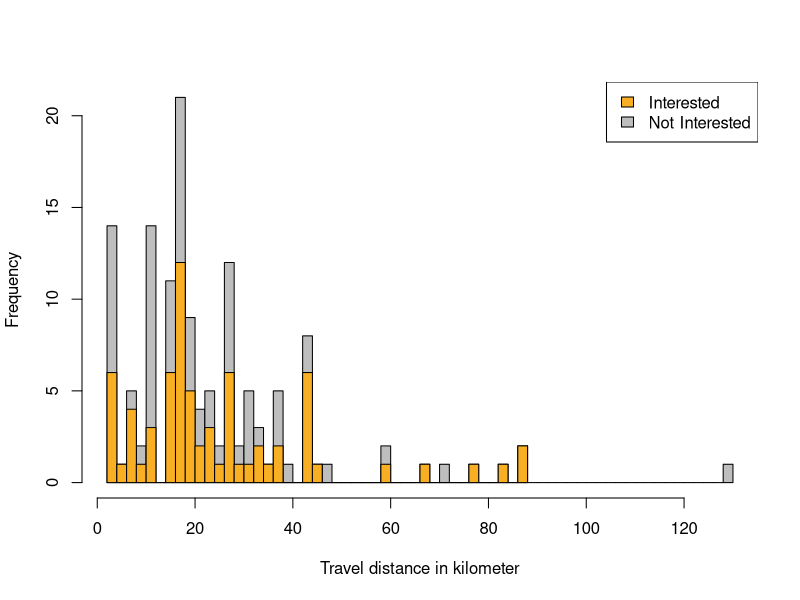

The R script that drew this image: (Note: this script raises an error after producing the figure.)
### LIBRARIES
library(dplyr)
library(plyr)
library(car)

### READING DATA
setwd("/Users/lukasmohs/Desktop/MA-data-analysis/") #adjust to directiory
data = read.csv("data.csv",sep=',')


### MODIFY DATA
levels(data$X1a)
#[1] "Alumni"           "Bachelor Student" "Master Student"   "PHD Student"   
data <- mutate(data, X1a2 = as.numeric(data$X1a))


data <- mutate(data, X1d2 = ifelse(data$X1d == 'Public Transport', 1,  
  ifelse(data$X1d == 'Both: Car &Public Transport', 2,  ifelse(data$X1d == 'Car', 3, 0))))
data <- mutate(data, X1d3 = ifelse(data$X1d == 'Car', 1,  0))


data$X.1c. = gsub(",", ".", data$X.1c.)
data$X.1c. = as.double(as.character(data$X.1c.))
data <- mutate(data, X.1c.2 = ifelse(data$X2a == 1, X.1c.,  NA))

data$X5a = as.POSIXct(strptime(data$X5a,format='%H:%M:%S'))
data$X5b = as.POSIXct(strptime(data$X5b,format='%H:%M:%S'))
data <- mutate(data, X5c2 = ifelse(data$X5c == '5 Minutes', 1,  ifelse(data$X5c == '10 Minutes', 2,  
  ifelse(data$X5c == '15 Minutes', 3, ifelse(data$X5c == '20 Minutes', 4, ifelse(data$X5c == '30 Minutes', 5, 6))))))
data <- mutate(data, X5d = ifelse(data$X5d == 'Less than 2 hours', 1,  ifelse(data$X5d == '2 - 12 hours', 2,  
  ifelse(data$X5d == '12 - 24 hours', 3, ifelse(data$X5d == 'more than 24 hours', 4, 0)))))
levelsX5e = levels(data$X5e)
data$X5e =  as.numeric(data$X5e)

data <- mutate(data, X5g = as.numeric(data$X5f))
data <- mutate(data, X5g = ifelse(X5g!=1,X5g ,  NA))
data <- mutate(data, X5g = ifelse(X5g==6,0,ifelse(X5g==4,2,ifelse(X5g==3,3,ifelse(X5g==5,4,ifelse(X5g==2,5,6))))))

data$X6a = gsub(",", ".", data$X6a)
data$X6a = as.double(as.character(data$X6a))
data <- mutate(data, wppkm = ifelse(!is.na(data$X6a), X6a/X.1c. ,  NA))

data$X7a = gsub(",", ".", data$X7a)
data$X7a = as.double(as.character(data$X7a))
data <- mutate(data, eppkm = ifelse(!is.na(data$X7a), X7a/X.1c. ,  NA))

data$X7b = gsub(",", ".", data$X7b)
data$X7b = as.double(as.character(data$X7b))
data <- mutate(data, epdkm = ifelse(!is.na(data$X7b), X7b/10 ,  NA))

levelsX9a = levels(data$X9a)
data$X9a = as.numeric(data$X9a)
data <- mutate(data, X9a = ifelse(X9a!=1,X9a ,  NA))
data <- mutate(data, X9b = ifelse(X9a==6,1,ifelse(X9a==4,3,ifelse(X9a==3,4,ifelse(X9a==2,5,
  ifelse(X9a==9,7,ifelse(X9a==7,6,X9a)))))))





### EXPLORATION
#Population
n = length(data$X1a2) # 136
numberCarDrivers = length(which(data$X1d2 == 3)) # 35
numberNonCarDrivers = length(which(data$X1d != 3)) # 101

#Gender
length(which(data$X1b == "Male")) #101
length(which(data$X1b == "Female")) #35
#Percent Male
length(which(data$X1b == "Male")) / n # 0.7426471

#Degree #[1] "Alumni"           "Bachelor Student" "Master Student"   "PHD Student"   
count(data$X1a2)
#x freq
#1    1
#2   87
#3   46
#4    2

#Sum Carpool already
length(which(data$X3a == 0)) #4
#Perent Carpool already
length(which(data$X3a == 0)) / n # 0.02941176

# Percent Intrerested
length(which(data$X2a == 1)) / n # 0.595

# Percent Car Intrerested
length(which(data$X2a == 1 & data$X1d2 == 3)) / numberCarDrivers # 0.828

# Percent Not Car Intrerested
length(which(data$X2a == 1 & data$X1d != 3)) / numberNonCarDrivers # 0.514

# Travel Distance
mean(data$X.1c) # 23.82794
median(data$X.1c) #18.1
hist(data$X.1c.,xlab="Travel distance in kilometer",main="", breaks=50, col="gray")
hist(data$X.1c.2,add=T, col="#f9af23", breaks=50)
legend("topright", c("Interested", "Not Interested"), fill=c("#f9af23","gray"))

# Travel Distance on Travel Option
plot(data$X.1c.,data$X1d, xlab="Travel Distance", ylab="Traevl Option")
abline(lm(X1d ~ X.1c., data=data),col="red")

#Travel Time
startHour = strptime("6:00:00",format='%H:%M:%S')
endHour = strptime("22:00:00",format='%H:%M:%S')
series <- seq(from = startHour, to = endHour, by = "hour")
hist(data$X5b,"mins",ylab="Frequency",main="", xlab="Arrival and departure time",
     col=rgb(.5,.5,.5,0.4), breaks=50, xlim=as.POSIXct(c(startHour,endHour)),xaxt='n',yaxt='n')
hist(data$X5a,"mins",add=T, col=rgb(.98,.69,.14,0.6), breaks=35, xaxt='n',yaxt='n')
axis.POSIXct(1, at=c(series), labels=format(series, '%H:%M'))
axis(2, at=c(0,0.000015625,0.00003125,0.000046875,0.0000625,0.000078125,0.00009375,0.000109375,0.000125,
  0.000140625,0.00015625,0.000171875,0.0001875), labels=c("0","5","10","15","20","25","30","35","40","45","50","55","60"))
legend("topright", c("Arrival time","Departure time"), fill=c(rgb(.98,.69,.14,0.6),rgb(.5,.5,.5,0.4)),cex = 1.3)


startHour = strptime("7:00:00",format='%H:%M:%S')
endHour = strptime("12:00:00",format='%H:%M:%S')
plot(data$X.1c.,data$X5a, xlab="Travel distance", ylab="Arrival time", ylim=as.POSIXct(c(startHour,endHour)))
axis.POSIXct(2, at=startHour, labels=format(startHour, '%H:%M:%S'))
axis.POSIXct(2, at=endHour, labels=format(endHour, '%H:%M:%S'))

startHour = strptime("12:00:00",format='%H:%M:%S')
endHour = strptime("20:00:00",format='%H:%M:%S')
plot(data$X.1c.,data$X5b, xlab="Travel distance", ylab="Departure time", ylim=as.POSIXct(c(startHour,endHour)))
axis.POSIXct(2, at=startHour, labels=format(startHour, '%H:%M:%S'))
axis.POSIXct(2, at=endHour, labels=format(endHour, '%H:%M:%S'))

# Flexibility
count(data$X5c2)
hist(data$X5c2, breaks=0:6, xaxt='n',  xlab="Time flexibility of respondents", main="",col="gray")
axis(1,c(0.5:5.5),c("5 minutes","10 minutes","15 minutes","20 minutes","30 minutes",">30 minutes"))


# Travel Distance on Willingsness to Pay
hist(data$wppkm,xlab="Willingsness to pay in euro per commute kilometer ",breaks=40,main="",xaxt='n')
axis(1,c(seq(0, 1, 0.05)),c(seq(0, 1, 0.05)),ylab="bla")
plot(col=rgb(.98,.69,.14,1), data$X.1c.,data$X6a, xlab="Travel distance in kilometer", 
     ylab="Willingsness to pay in euro for total distance",xlim = c(0,90))
wtplm = lm(X6a ~ X.1c., data=data) #linear model by fitting
summary(wtplm)$sigma  # residual standard deviation:  2.343433
abline(wtplm,col=rgb(.98,.69,.14,1))
abline(0,0.15,col="blue")
abline(0,0.6,col="green")
legend("topright", c("Average traveling costs by car (0.6 euro/km)","German tax refunds (0.15 euro/km)",
  "Fitted willingsness to pay"), fill=c("green","blue",rgb(.98,.69,.14,1)),cex = 1.2)
mean(data$wppkm, na.rm=TRUE) # 0.1817779
median(data$wppkm, na.rm=TRUE) # 0.1296794

# Travel Distance on Expected Payout
hist(col="darkgray",data$eppkm,xlab="Expected Payout in Euro per Commute Kilometer",breaks=40)
plot(col="darkgray", data$X.1c.,data$X7a, xlab="Travel distance in kilometer", 
     ylab="Expected payout in euro for total distance", xlim = c(0,120),ylim = c(0,10))
eppklm = lm(X7a ~ X.1c., data=data)
summary(eppklm)$sigma #1.066353
abline(eppklm,col="darkgray")
abline(0,0.3,col="blue")
abline(0,0.6,col="green")
legend("topright", c("Average traveling costs by car (0,6 euro/km)","German tax refunds (0,3 euro/km)",
  "Fitted expected payout"), fill=c("green","blue", "darkgray"),cex = 1.2)
mean(data$eppkm, na.rm=TRUE) # 0.1262702
median(data$eppkm, na.rm=TRUE) # 0.09353147

# Detour Distance on Expected Payout
hist(col="gray", data$epdkm,xlab="Expected payout in euro per detour kilometer",breaks=40, main="",xaxt='n')
axis(1,c(seq(-0.025, 2, 0.1)),c(seq(0, 2, 0.1)),ylab="bla")
plot(data$X.1c.,data$X7b, xlab="Travel distance", ylab="Expected payout in euro per 10 detour kilometer")
abline(lm(X7b ~ X.1c., data=data),col="red")
mean(data$epdkm, na.rm=TRUE) # 0.4479167
median(data$epdkm, na.rm=TRUE) # 0.5


# Combined Drive & Passenger Prices
plot(data$X.1c.,data$X7a, xlab="Travel distance in kilometer", ylab="Expected payout in euro for total distance",
     xlim = c(0,120),ylim = c(0,10),col="darkgray")
points(data$X6a,col=rgb(.98,.69,.14,1))
axis(4,c(seq(0, 10, 2)),c(seq(0, 10, 2)),ylab="bla",col=rgb(0.54,0.17,0.89,0.4))
mtext("Willingness to pay in euro", side=4, col=rgb(.98,.69,.14,1), line = -2)
eppklm = lm(X7a ~ X.1c., data=data)
summary(eppklm)$sigma #1.066353
abline(eppklm,col="darkgray")
abline(wtplm,col=	rgb(.98,.69,.14,1))
abline(0,0.15,col="blue")
abline(0,0.6,col="green")
legend("topright", c("Average traveling costs by car (0.6 euro/km)","German tax refunds (0.15 euro/km)",
  "Fitted expected payout","Fitted willingness to pay"), fill=c("green","blue", "gray",rgb(.98,.69,.14,1)),cex = 1.2)


# Reasons for not Founding / Joining a Carpool
hist(data$X9a,xlab="Reasons for not being interested in ride-sharing",xaxt='n',ylim=c(0, 50), main="")
axis(1,c(2.5:8.5),c("1", "2", "3", "4", "5", "6", "7"))
legend("topright", 95, legend=c("1: No Need"  ,"2: Not interested financially","3: Loss of privacy",
  "4: Public transport is more convenient", "5: Public transport is more convenient and especially more sustainable",
  "6: Traffic jams","7: Environment"), cex=.95)


hist(data$X9b,xlab="Reasons for not being interested in ride-sharing",xaxt='n',ylim=c(0, 50), main="", breaks = 9, col="gray")
axis(1,c(1.5:7.5),c("1", "2", "3", "4", "5", "6", "7"))
legend("topright", 85, legend=c("1: Public transport is more convenient"  ,"2: Not interested financially",
  "3: No Need","4: Loss of privacy", "5: Public transport is more convenient and especially more sustainable",
  "6: Traffic jams","7: Environment"), cex=.95)

hist(data$X5g,xlab="Preferred matching characteristic", xaxt='n',ylim=c(0, 50), main="",  col="gray", breaks=8)
axis(1,c(0.5:5.5),c("1", "2", "3", "4", "5", "6"))
legend("topright", 85, legend=c("1: Just distance"  ,"2: Field of study","3: Age group / study degree","4: Gender",
  "5: Time of arrival","6: No special characteristics"), cex=.95)


### Influence on Ride-sharing
lm = lm(X2a ~  X.1c. + X1d2, data=data)
summary(lm)

lr <- glm(X2a ~ X.1c. + X1d2, family=binomial(link='logit'),data=data)
summary(lr)
dataTest <- data[c(which( colnames(data)=="X.1c."), which( colnames(data)=="X1d2"))]
lrAccuracy <- (sum(predict(lr, dataTest, type="response")>0.5 & data$X2a==1) 
               + sum(predict(lr, dataTest, type="response")<0.5 & data$X2a==0) ) / nrow(data)
lrAccuracy # 0.6470588
lmAccuracy <- (sum(predict(lm, dataTest, type="response")>0.5 & data$X2a==1) 
               + sum(predict(lm, dataTest, type="response")<0.5 & data$X2a==0) ) / nrow(data)
lmAccuracy #  0.6323529
